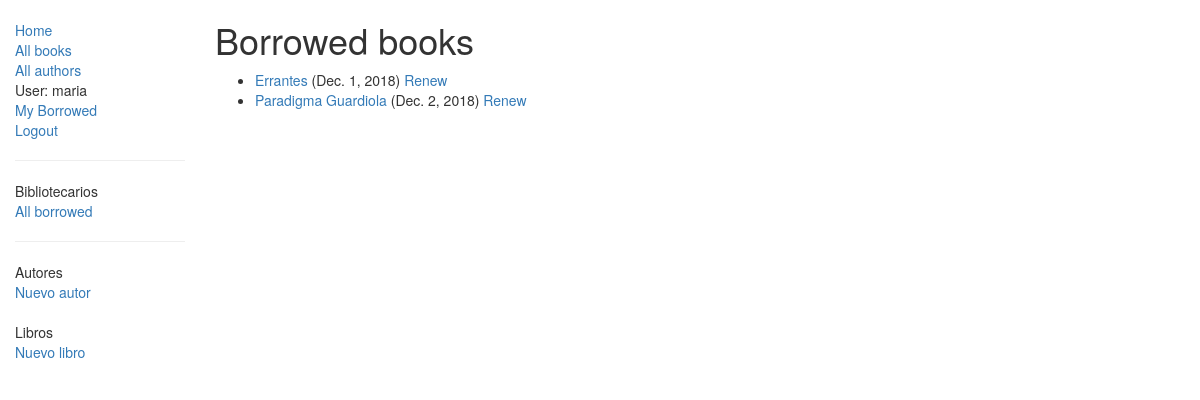
Screenshot of /catalog/borrowed/ (signed in) with the database file from the repository.
### catalog/models.py (models this page shows, shortened)
class BookInstance(models.Model):
    id = models.UUIDField(primary_key=True, default=uuid.uuid4, help_text="ID único para este libro particular en toda la biblioteca")
    book = models.ForeignKey('Book', on_delete=models.SET_NULL, null=True)
    imprint = models.CharField(max_length=200)
    due_back = models.DateField(null=True, blank=True)
    LOAN_STATUS = (
        ('m', 'Maintenance'),
        ('o', 'On loan'),
        ('a', 'Available'),
        ('r', 'Reserved'),
    )
    status = models.CharField(max_length=1, choices=LOAN_STATUS, blank=True, default='m', help_text='Disponibilidad del libro')
    borrower = models.ForeignKey(User, on_delete=models.SET_NULL, null=True, blank=True)
    class Meta:
        ordering = ["due_back"]
        permissions = (
            ("can_mark_returned", "Set book as returned"),
            ("can_view_all_borrowed", "View books borrowed by all users"),
        )
    @property
    def is_overdue(self):
        if self.due_back and date.today() > self.due_back:
            return True
        return False

class Book(models.Model):
    title = models.CharField(max_length=200)
    author = models.ForeignKey('Author', on_delete=models.SET_NULL, null=True)
    summary = models.TextField(max_length=1000, help_text="Enter a brief description of the book")
    isbn = models.CharField('ISBN',max_length=13, help_text='13 Character <a href="https://www.isbn-international.org/content/what-isbn">ISBN number</a>')
    genre = models.ManyToManyField(Genre, help_text="Select a genre for this book")
    lenguaje = models.ForeignKey('Lenguaje', on_delete=models.SET_NULL, null=True)
    def display_genre(self):
        """
        Creates a string for the Genre. This is required to display genre in Admin.
        """
        return ', '.join([ genre.name for genre in self.genre.all()[:3] ])
    display_genre.short_description = 'Genre'
    class Meta:
        permissions = (
            ("can_add_mod_del_books", "Add, modify or delete books"),
        )

### catalog/views.py (the view)
class LoanedBooksAllListView(PermissionRequiredMixin,generic.ListView):
    permission_required = 'catalog.can_view_all_borrowed'
    model = BookInstance
    template_name ='catalog/bookinstance_list_borrowed.html'
    paginate_by = 10
    def get_queryset(self):
        return BookInstance.objects.filter(status__exact='o').order_by('due_back')

### catalog/templates/catalog/bookinstance_list_borrowed.html
{% extends "base_generic.html" %}
{% block content %}
    <h1>Borrowed books</h1>
    {% if bookinstance_list %}
    <ul>
      {% for bookinst in bookinstance_list %}
      <li class="{% if bookinst.is_overdue %}text-danger{% endif %}">
        <a href="{% url 'book-detail' bookinst.book.pk %}">{{bookinst.book.title}}</a> ({{ bookinst.due_back }})
        {% if perms.catalog.can_mark_returned %}
          <a href="{% url 'renew-book-librarian' bookinst.id %}">Renew</a>
        {% endif %}
      </li>
      {% endfor %}
    </ul>
    {% else %}
      <p>There are no books borrowed.</p>
    {% endif %}
{% endblock %}

### catalog/templates/base_generic.html (shortened to what this page needs)
<!DOCTYPE html>
<html lang="en">
<head>
    <link rel="stylesheet" href="https://maxcdn.bootstrapcdn.com/bootstrap/3.3.7/css/bootstrap.min.css">
    {% load static %}
    <link rel="stylesheet" href="{% static 'css/styles.css' %}">
</head>
<body>
    <div class="container-fluid">
        <div class="row">
            <div class="col-sm-2">
                {% block sidebar %}
                <ul class="sidebar-nav">
                    <li><a href="{% url 'index' %}">Home</a></li>
                    <li><a href="{% url 'books' %}">All books</a></li>
                    <li><a href="{% url 'authors' %}">All authors</a></li>
                    {% if user.is_authenticated %}
                    <li>User: {{ user.get_username }}</li>
                    <li><a href="{% url 'my-borrowed' %}">My Borrowed</a></li>
                    <li><a href="{% url 'logout'%}?next={{request.path}}">Logout</a></li>
                    {% else %}
                    <li><a href="{% url 'login'%}?next={{request.path}}">Login</a></li>
                    {% endif %}
                    {% if user.is_authenticated and perms.catalog.can_mark_returned %}
                        <hr />
                        <ul class="sidebar-nav">
                        <li>Bibliotecarios</li>
                        <li><a href="{% url 'all-borrowed' %}">All borrowed</a></li>
                        </ul>
                    {% endif %}
                    {% if user.is_authenticated and perms.catalog.can_add_mod_del_authors and perms.catalog.can_add_mod_del_books %}
                        <hr />
                        <ul class="sidebar-nav">
                        <li>Autores</li>
                        <li><a href="{% url 'author_create' %}">Nuevo autor</a></li>
                        <br>
                        <li>Libros</li>
                        <li><a href="{% url 'book_create' %}">Nuevo libro</a></li>
                        </ul>
                    {% endif %}
                </ul>
                {% endblock %}
            </div>
            <div class="col-sm-10 ">
                {% block content %}{% endblock %}
            </div>
        </div>
    </div>
</body>
</html>

### catalog/static/css/styles.css (style rules this page uses)
.sidebar-nav { margin-top: 20px; padding: 0; list-style: none; }

### rows the page displays
BookInstance: book "Errantes", due_back "Dec. 1, 2018"
BookInstance: book "Paradigma Guardiola", due_back "Dec. 2, 2018"

### other values shown
{{ user.get_username }} "maria"
